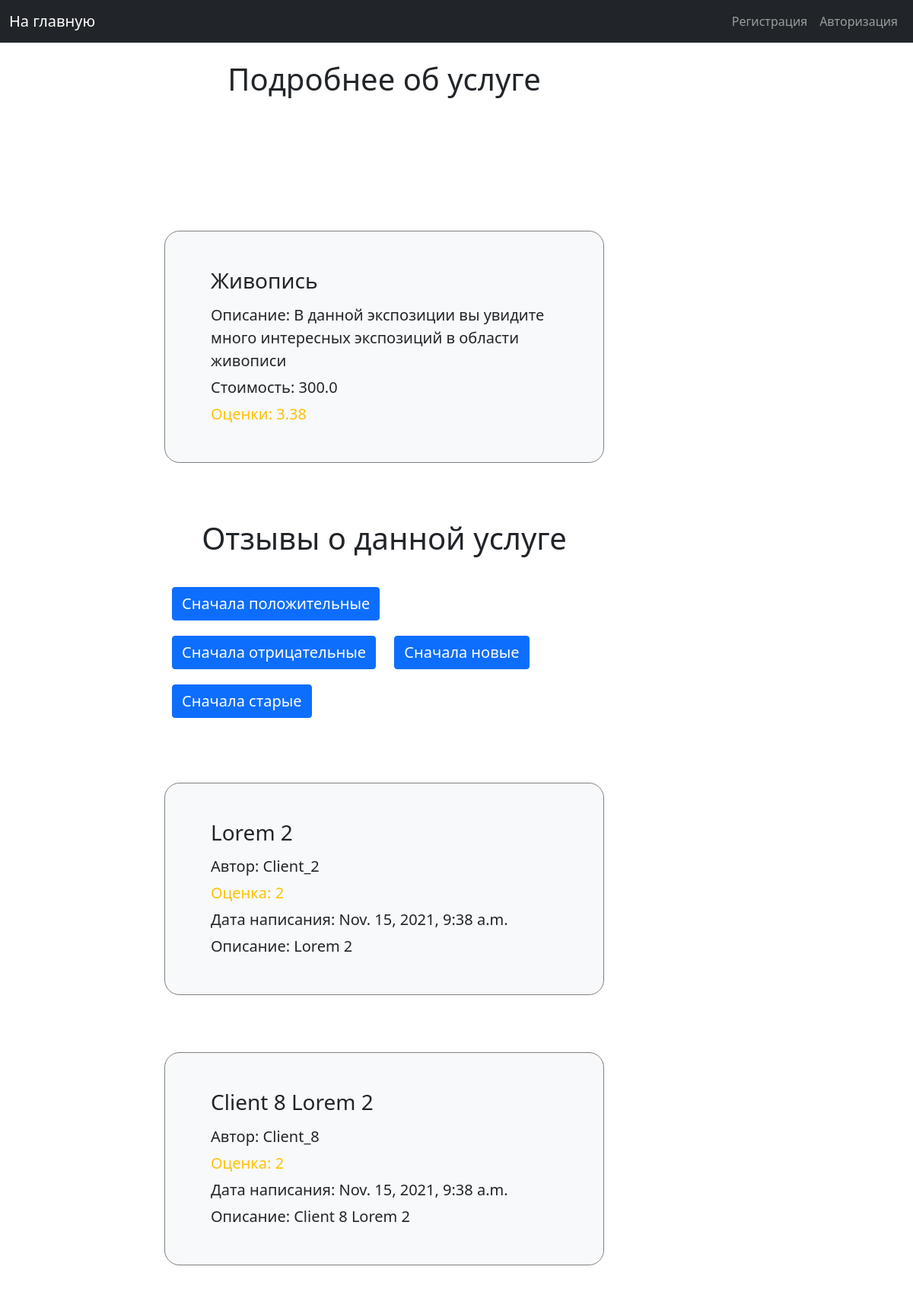
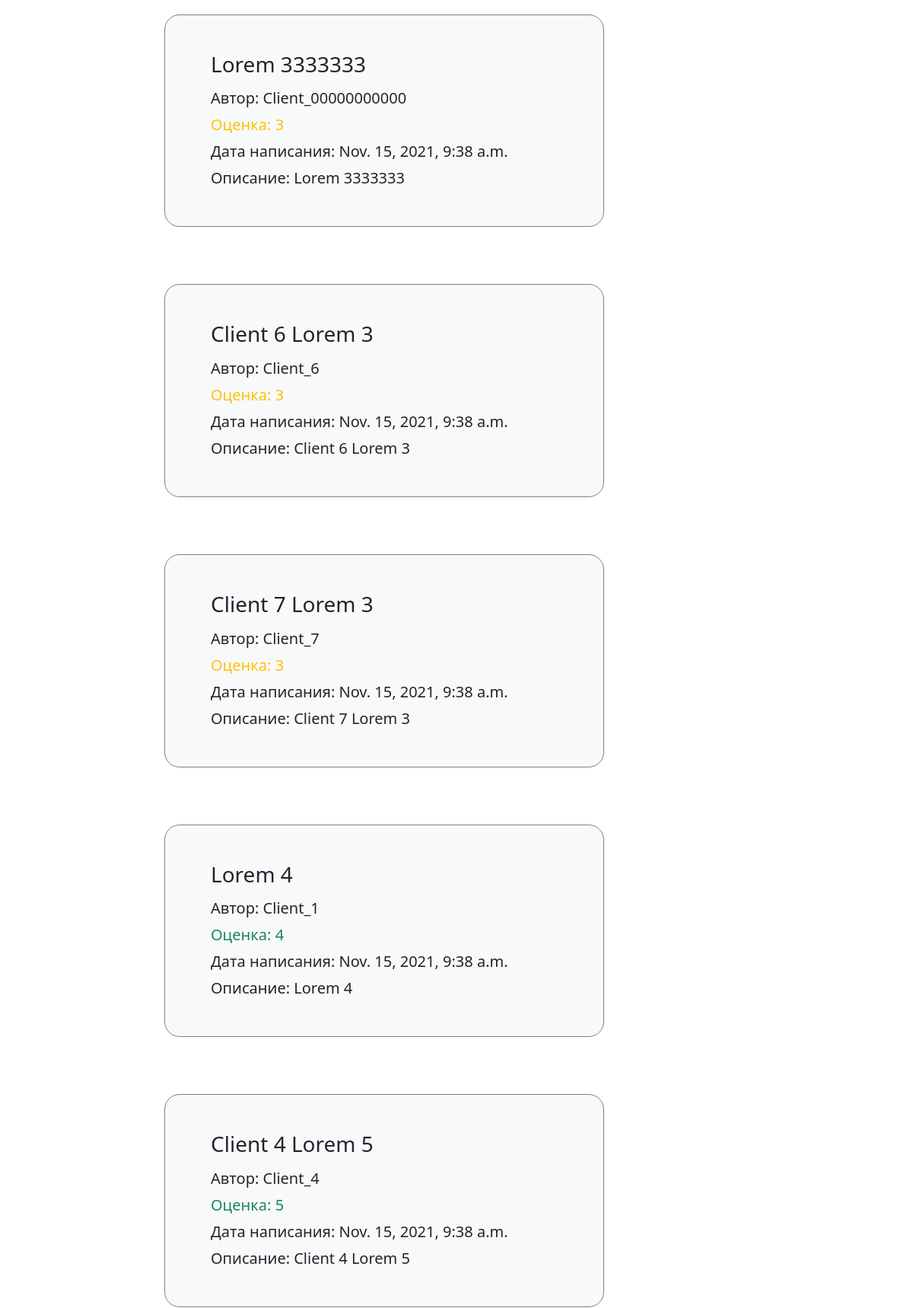
Page /service/3-negative (upper part) on the committed database (2 pictures, top to bottom).
### musem/models.py (models this page shows, shortened)
class Service(models.Model):
    service_id = models.IntegerField(primary_key=True)
    name = models.CharField(max_length=50, default='title')
    description = models.TextField(default='description to service')
    cost = models.FloatField(default=0.0)
    is_activate = models.IntegerField(default=1)
    class Meta:
        verbose_name = "Service"
        verbose_name_plural = "Service in this museum"

class Rating(models.Model):
    rating_id = models.IntegerField(primary_key=True)
    mark = models.IntegerField(default=5)
    description = models.TextField(default='my text about this service')
    client = models.ForeignKey(User, on_delete=models.CASCADE)
    service = models.ForeignKey('Service', on_delete=models.CASCADE)
    is_activate = models.IntegerField(default=1)
    date_writing = models.DateTimeField(default=django.utils.timezone.now(), blank=True)

### musem/views.py (the view)
# urls.py: path('service/<int:service_id>-<str:type_sort>', service_description, name="client_service_description"),
def service_description(request, service_id, type_sort):
    table_with_service_description = Service.objects.raw(
        raw_query=f"SELECT ms.service_id, ms.name, ms.description, ms.cost, (SELECT AVG(mark) FROM musem_rating mr "
                  f"WHERE mr.service_id=ms.service_id AND mr.is_activate = 1) as rating FROM musem_service ms "
                  f"WHERE ms.service_id = {service_id}"
    )
    raw_query = f"SELECT mr.rating_id, mr.mark, mr.description, au.first_name, mr.client_id, mr.date_writing FROM " \
                f"musem_rating mr JOIN auth_user au ON mr.client_id = au.id WHERE is_activate = 1 AND " \
                f"mr.service_id = {service_id} "
    if type_sort == "negative":
        raw_query += "ORDER BY mr.mark"
    elif type_sort == "positive":
        raw_query += "ORDER BY mr.mark DESC"
    elif type_sort == "old":
        raw_query += "ORDER BY mr.date_writing"
    elif type_sort == "new":
        raw_query += "ORDER BY mr.date_writing DESC"
    else:
        return HttpResponseNotFound()
    table_with_rating_to_service = Rating.objects.raw(raw_query=raw_query)
    if len(list(table_with_rating_to_service)) > 0:
        is_rating_to_service = 1
    else:
        is_rating_to_service = 0
    user_rating = None
    q = f"SELECT * FROM musem_rating mr JOIN auth_user au ON au.id = mr.client_id " \
        f"WHERE mr.service_id = {service_id} AND mr.client_id = {request.user.id} AND mr.is_activate = 1"
    if request.user.is_authenticated:
        user_rating = Rating.objects.raw(raw_query=q)
        if len(list(user_rating)) == 1:
            has_rating = 1
        else:
            has_rating = 0
    else:
        has_rating = -1
    return render(request, 'client_pages/service_description.html', {
        'title_page': "Подробнее об услуге ",
        'hide_nav_bar': 0,
        'table_service': table_with_service_description,
        'table_rating': table_with_rating_to_service,
        'is_description': 1,
        'is_rating_exists': has_rating,
        'user_rating_list': user_rating,
        'is_rating_to_service': is_rating_to_service,
        'is_administrative_zone': 0,
        'id': service_id
    })

### templates/client_pages/service_description.html (shortened to what this page needs)
{% extends 'include/base.html' %}
{% load static %}
{% block title %}
    <div class="title_block">
        <h2 class="title">{{ title_page }}</h2>
    </div>
{% endblock %}
{% block content %}
    <div class="container">
        <div class="row">
            <div class="col-12">
                {% for service in table_service %}
                    {% include 'client_pages/../include/museum_service.html' %}
                {% endfor %}
                {% if is_rating_to_service %}
                    <div style="margin: 75px 150px 75px 150px">
                        {% if request.user.is_authenticated %}
                            <h3 class="title" style="margin-bottom: 30px">Отзывы других пользователей</h3>
                        {% else %}
                            <h3 class="title" style="margin-bottom: 30px">Отзывы о данной услуге</h3>
                        {% endif %}
                        <a class="float-right btn text-white btn-primary text_button"
                           href="{% url 'client_service_description' service_id=id type_sort='positive' %}">
                            Сначала положительные
                        </a>
                        <a class="float-right btn text-white btn-primary text_button"
                           href="{% url 'client_service_description' service_id=id type_sort='negative' %}">
                            Сначала отрицательные
                        </a>
                        <a class="float-right btn text-white btn-primary text_button"
                           href="{% url 'client_service_description' service_id=id type_sort='new' %}">
                            Сначала новые
                        </a>
                        <a class="float-right btn text-white btn-primary text_button"
                           href="{% url 'client_service_description' service_id=id type_sort='old' %}">
                            Сначала старые
                        </a>
                    </div>
                    {% for rating in table_rating %}
                        {% if rating.client_id != request.user.id %}
                            <div class="bg-light p-5 row service">
                                {% include 'client_pages/../include/museum_rating.html' %}
                            </div>
                        {% endif %}
                    {% endfor %}
                {% endif %}
            </div>
        </div>
    </div>
{% endblock %}

### templates/include/museum_service.html (shortened to what this page needs)
{% load static %}
<div class="bg-light p-5 row service">
    <h3>{{ service.name }}</h3>
    {% if is_description %}
        <div class="text_to_list_services">Описание: {{ service.description }}</div>
    {% else %}
        <div class="text_to_list_services">Описание: {{ service.description|truncatechars:100 }}</div>
    {% endif %}
    <div class="text_to_list_services">Стоимость: {{ service.cost }}</div>
    {% if service.rating == None %}
        <div class="text_to_list_services">Оценки: --</div>
    {% else %}
        {% if service.rating >= 4 %}
            <div class="text-success text_to_list_services">Оценки: {{ service.rating|floatformat:2 }}</div>
        {% elif service.rating >= 2 %}
            <div class="text-warning text_to_list_services">Оценки: {{ service.rating|floatformat:2 }}</div>
        {% else %}
            <div class="text-danger text_to_list_services">Оценки: {{ service.rating|floatformat:2 }}</div>
        {% endif %}
    {% endif %}
</div>

### templates/include/museum_rating.html
{% load static %}
<h3>{{ rating.description|truncatechars:20 }}</h3>
<div class="text_to_list_services">Автор: {{ rating.first_name }}</div>
{% if rating.mark == None %}
    <div class="text_to_list_services">Оценка: --</div>
{% else %}
    {% if rating.mark >= 4 %}
        <div class="text-success text_to_list_services">Оценка: {{ rating.mark }}</div>
    {% elif rating.mark >= 2 %}
        <div class="text-warning text_to_list_services">Оценка: {{ rating.mark }}</div>
    {% else %}
        <div class="text-danger text_to_list_services">Оценка: {{ rating.mark }}</div>
    {% endif %}
{% endif %}
<div class="text_to_list_services">Дата написания: {{ rating.date_writing }}</div>
<div class="text_to_list_services">Описание: {{ rating.description }}</div>

### static/css/my_styles.css (style rules this page uses)
.title_block { margin-bottom: 100px; }
.title { font-size: 40px; text-align: center; }
.text_button { font-size: 20px; margin: 10px; }
.service { border: 1px gray solid; border-radius: 20px; margin: 75px 150px 75px 150px; }
.text_to_list_services { font-size: 20px; padding-top: 5px; }

### rows in the picture
Service: name "Живопись", description "В данной экспозиции вы увидите много интересных экспозиций в области живописи", cost "300.0", rating "3.38"
Rating: description "Lorem 2", first_name "Client_2", mark "2", date_writing "Nov. 15, 2021, 9:38 a.m."
Rating: description "Client 8 Lorem 2", first_name "Client_8", mark "2", date_writing "Nov. 15, 2021, 9:38 a.m."
Rating: description "Lorem 3333333", first_name "Client_00000000000", mark "3", date_writing "Nov. 15, 2021, 9:38 a.m."
Rating: description "Client 6 Lorem 3", first_name "Client_6", mark "3", date_writing "Nov. 15, 2021, 9:38 a.m."
Rating: description "Client 7 Lorem 3", first_name "Client_7", mark "3", date_writing "Nov. 15, 2021, 9:38 a.m."
Rating: description "Lorem 4", first_name "Client_1", mark "4", date_writing "Nov. 15, 2021, 9:38 a.m."
Rating: description "Client 4 Lorem 5", first_name "Client_4", mark "5", date_writing "Nov. 15, 2021, 9:38 a.m."

### other values in the picture
{{ title_page }} "Подробнее об услуге"
